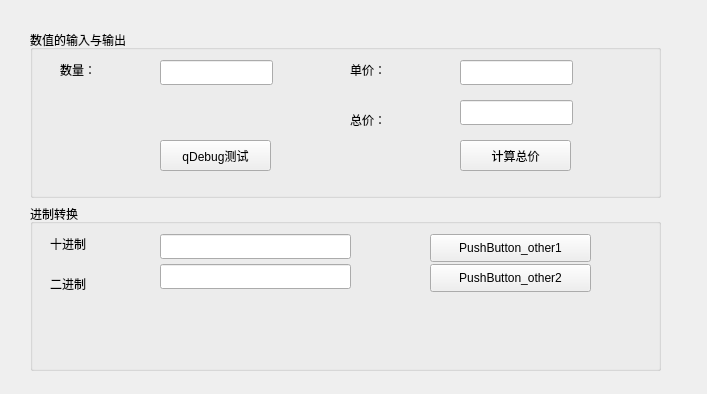
<?xml version="1.0" encoding="UTF-8"?>
<ui version="4.0">
 <class>Widget</class>
 <widget class="QWidget" name="Widget">
  <property name="geometry">
   <rect>
    <x>0</x>
    <y>0</y>
    <width>707</width>
    <height>394</height>
   </rect>
  </property>
  <property name="windowTitle">
   <string>Widget</string>
  </property>
  <widget class="QWidget" name="">
   <property name="geometry">
    <rect>
     <x>30</x>
     <y>30</y>
     <width>631</width>
     <height>341</height>
    </rect>
   </property>
   <layout class="QVBoxLayout" name="verticalLayout">
    <item>
     <widget class="QGroupBox" name="groupBox">
      <property name="title">
       <string>数值的输入与输出</string>
      </property>
      <widget class="QLabel" name="label">
       <property name="geometry">
        <rect>
         <x>30</x>
         <y>30</y>
         <width>69</width>
         <height>19</height>
        </rect>
       </property>
       <property name="text">
        <string>数量：</string>
       </property>
      </widget>
      <widget class="QLineEdit" name="lineEdit_count">
       <property name="geometry">
        <rect>
         <x>130</x>
         <y>30</y>
         <width>113</width>
         <height>25</height>
        </rect>
       </property>
      </widget>
      <widget class="QLabel" name="label_2">
       <property name="geometry">
        <rect>
         <x>320</x>
         <y>30</y>
         <width>69</width>
         <height>19</height>
        </rect>
       </property>
       <property name="text">
        <string>单价：</string>
       </property>
      </widget>
      <widget class="QLineEdit" name="lineEdit_prince">
       <property name="geometry">
        <rect>
         <x>430</x>
         <y>30</y>
         <width>113</width>
         <height>25</height>
        </rect>
       </property>
      </widget>
      <widget class="QPushButton" name="pushButton_qDebug">
       <property name="geometry">
        <rect>
         <x>130</x>
         <y>110</y>
         <width>111</width>
         <height>31</height>
        </rect>
       </property>
       <property name="text">
        <string>qDebug测试</string>
       </property>
      </widget>
      <widget class="QPushButton" name="pushButton_sum">
       <property name="geometry">
        <rect>
         <x>430</x>
         <y>110</y>
         <width>111</width>
         <height>31</height>
        </rect>
       </property>
       <property name="text">
        <string>计算总价</string>
       </property>
      </widget>
      <widget class="QLabel" name="label_3">
       <property name="geometry">
        <rect>
         <x>320</x>
         <y>80</y>
         <width>69</width>
         <height>19</height>
        </rect>
       </property>
       <property name="text">
        <string>总价：</string>
       </property>
      </widget>
      <widget class="QLineEdit" name="lineEdit_sum">
       <property name="geometry">
        <rect>
         <x>430</x>
         <y>70</y>
         <width>113</width>
         <height>25</height>
        </rect>
       </property>
      </widget>
     </widget>
    </item>
    <item>
     <widget class="QGroupBox" name="groupBox_2">
      <property name="title">
       <string>进制转换</string>
      </property>
      <widget class="QLabel" name="label_4">
       <property name="geometry">
        <rect>
         <x>20</x>
         <y>30</y>
         <width>69</width>
         <height>19</height>
        </rect>
       </property>
       <property name="text">
        <string>十进制</string>
       </property>
      </widget>
      <widget class="QLineEdit" name="lineEdit_numten">
       <property name="geometry">
        <rect>
         <x>130</x>
         <y>30</y>
         <width>191</width>
         <height>25</height>
        </rect>
       </property>
      </widget>
      <widget class="QPushButton" name="pushButton_other1">
       <property name="geometry">
        <rect>
         <x>400</x>
         <y>30</y>
         <width>161</width>
         <height>28</height>
        </rect>
       </property>
       <property name="text">
        <string>PushButton_other1</string>
       </property>
      </widget>
      <widget class="QLabel" name="label_5">
       <property name="geometry">
        <rect>
         <x>20</x>
         <y>70</y>
         <width>69</width>
         <height>19</height>
        </rect>
       </property>
       <property name="text">
        <string>二进制</string>
       </property>
      </widget>
      <widget class="QLineEdit" name="lineEdit_numtwo">
       <property name="geometry">
        <rect>
         <x>130</x>
         <y>60</y>
         <width>191</width>
         <height>25</height>
        </rect>
       </property>
      </widget>
      <widget class="QPushButton" name="pushButton_other2">
       <property name="geometry">
        <rect>
         <x>400</x>
         <y>60</y>
         <width>161</width>
         <height>28</height>
        </rect>
       </property>
       <property name="text">
        <string>PushButton_other2</string>
       </property>
      </widget>
     </widget>
    </item>
   </layout>
  </widget>
 </widget>
 <resources/>
 <connections/>
</ui>
